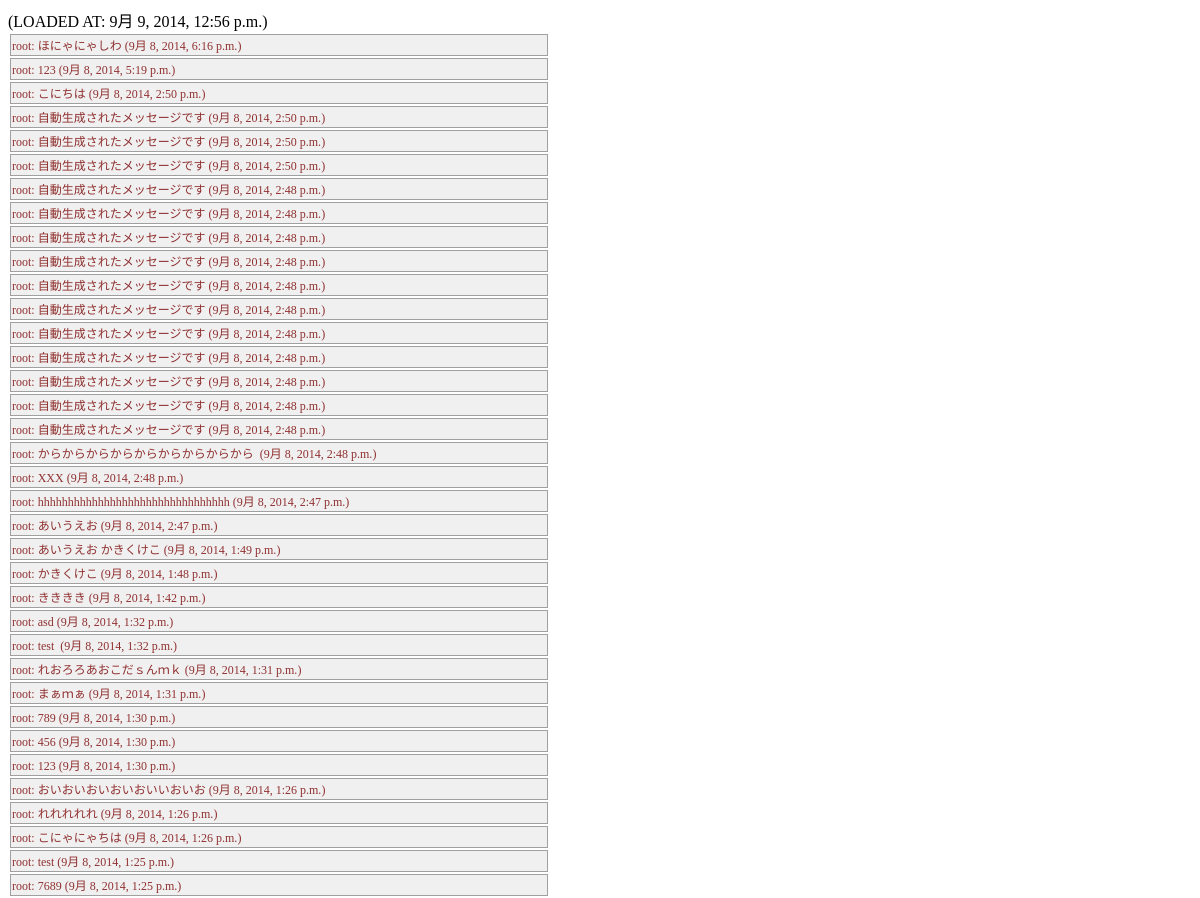
Page /chat/messages (signed in, upper part) on the earlier database version.
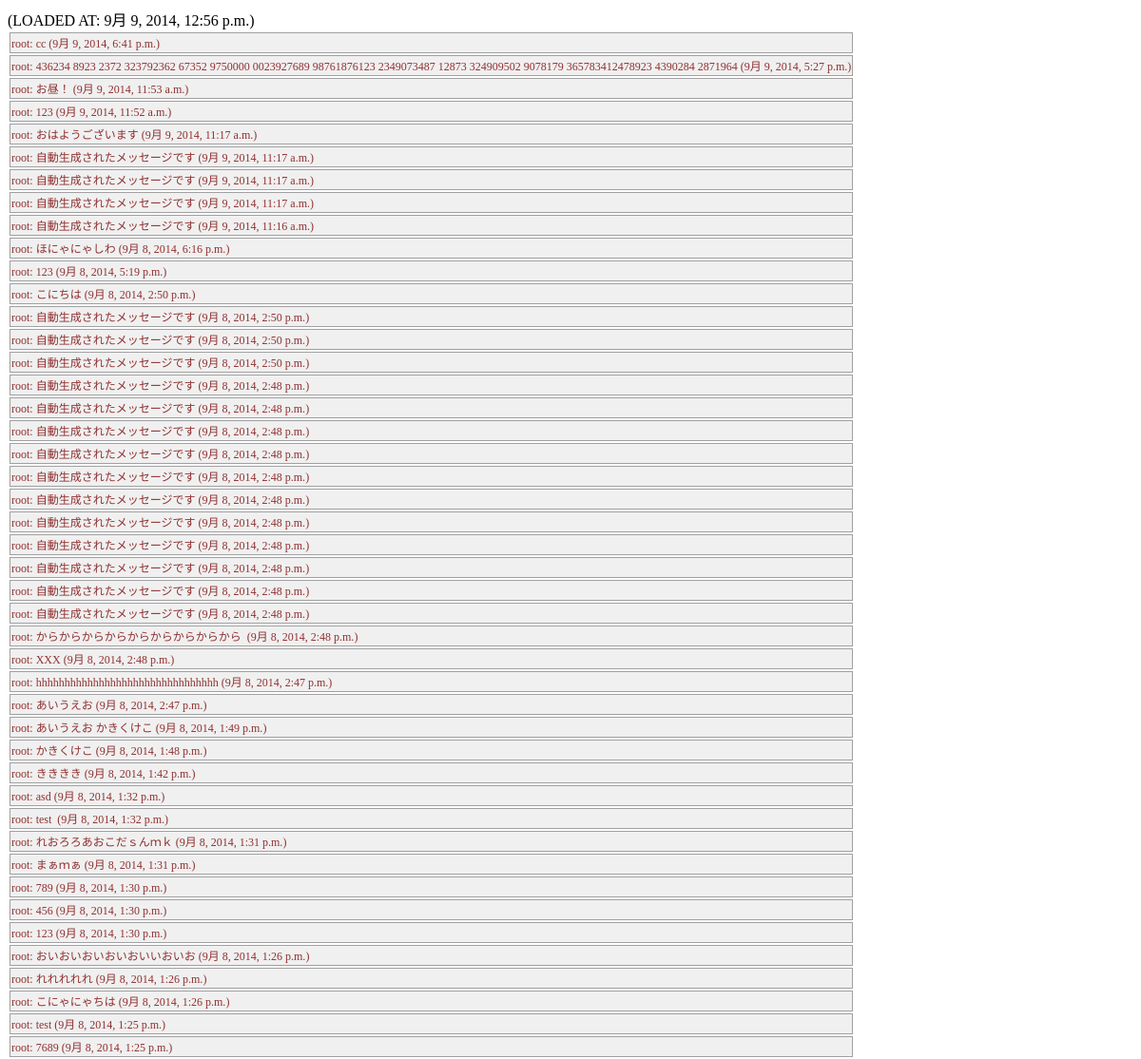
Same page on the later database version.
### app1/models.py (models this page shows)
class ChatMessage(models.Model):
	user_id = models.CharField(max_length=100)
	time_posted = models.DateTimeField()
	message_text = models.CharField(max_length=1000)

### app1/chat/views.py (the view)
# urls.py: url(r'^chat/messages$', 'app1.chat.views.messages', name=''),
def messages(request):
	if not request.user.is_authenticated:
		return django.http.HttpResponse('')
	fields = {}
	fields['form'] = {
		'messages': ChatMessageManager().all()
	}
	fields['current_timestamp'] = datetime.datetime.now()
	context = django.template.RequestContext(request, fields)
	template = django.template.loader.get_template('chat/messages.html')
	return django.http.HttpResponse(template.render(context))

### app1/models.py (called while the page is built)
	def all(self):
		return ChatMessage.objects.all().order_by('-time_posted')

### app1/templates/chat/messages.html
(LOADED AT: {{ current_timestamp }})<br>
<table>
{% for message in form.messages %}
	<tr>
		<td style="border-style: solid; border-width: 1px; border-color: #a0a0a0; background-color: #f0f0f0; vertical-align: top; font-size: 12px; color: #903030">{{ message.user_id }}:&nbsp;{{ message.message_text }}&nbsp;({{ message.time_posted }})</td>
	</tr>
{% endfor %}
</table>

Differences in the rows shown:
added ChatMessage: user_id "root", message_text "cc", time_posted "9月 9, 2014, 6:41 p.m."
added ChatMessage: user_id "root", message_text "436234 8923 2372 323792362 67352 9750000 0023927689 98761876123 2349073487 12873 324909502 9078179 365783412478923 4390284 2871964", time_posted "9月 9, 2014, 5:27 p.m."
added ChatMessage: user_id "root", message_text "お昼！", time_posted "9月 9, 2014, 11:53 a.m."
added ChatMessage: user_id "root", message_text "123", time_posted "9月 9, 2014, 11:52 a.m."
added ChatMessage: user_id "root", message_text "おはようございます", time_posted "9月 9, 2014, 11:17 a.m."
added ChatMessage: user_id "root", message_text "自動生成されたメッセージです", time_posted "9月 9, 2014, 11:17 a.m."
added ChatMessage: user_id "root", message_text "自動生成されたメッセージです", time_posted "9月 9, 2014, 11:17 a.m."
added ChatMessage: user_id "root", message_text "自動生成されたメッセージです", time_posted "9月 9, 2014, 11:17 a.m."
added ChatMessage: user_id "root", message_text "自動生成されたメッセージです", time_posted "9月 9, 2014, 11:16 a.m."
